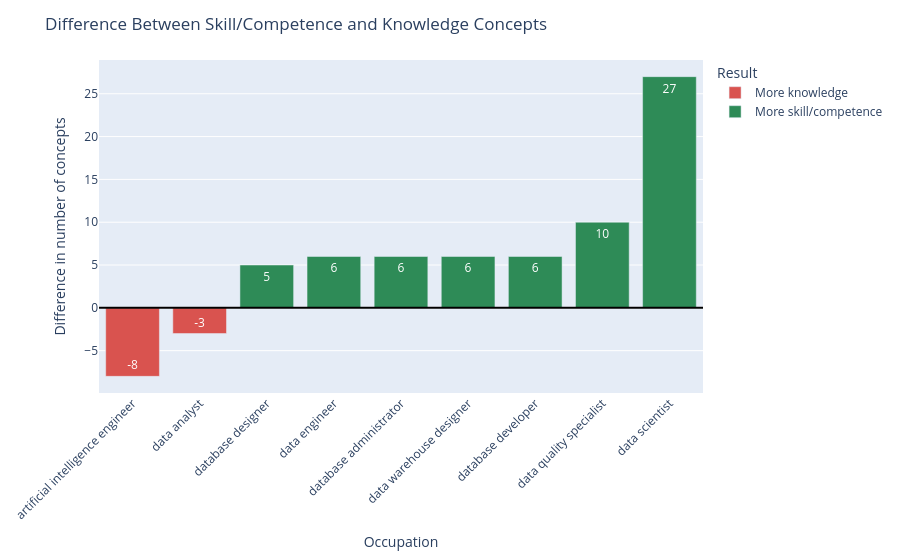

Notebook cell for this chart:
### Code cell
# Visualise the difference for every selected occupation

difference_chart_data = skill_type_comparison.sort_values(
    "difference"
)

fig = px.bar(
    difference_chart_data,
    x="occupation_name",
    y="difference",
    color="dominant_type",
    text="difference",
    title="Difference Between Skill/Competence and Knowledge Concepts",
    labels={
        "occupation_name": "Occupation",
        "difference": "Difference in number of concepts",
        "dominant_type": "Result"
    },
    color_discrete_map={
        "More skill/competence": "#2E8B57",
        "More knowledge": "#D9534F"
    }
)

fig.add_hline(y=0, line_color="black")

fig.update_layout(
    xaxis_tickangle=-45,
    margin=dict(t=60, l=30, r=30, b=160)
)

fig.show()

### Figure 1 — Plotly figure (JSON) as saved in the notebook; plotly's stock layout.template omitted (floating-point values rounded to 4 significant figures)
{"data": [{"hovertemplate": "Result=More knowledge<br>Occupation=%{x}<br>Difference in number of concepts=%{text}<extra></extra>", "legendgroup": "More knowledge", "marker": {"color": "#D9534F", "pattern": {"shape": ""}}, "name": "More knowledge", "orientation": "v", "showlegend": true, "text": [-8.0, -3.0], "textposition": "auto", "type": "bar", "x": ["artificial intelligence engineer", "data analyst"], "xaxis": "x", "y": [-8, -3], "yaxis": "y"}, {"hovertemplate": "Result=More skill/competence<br>Occupation=%{x}<br>Difference in number of concepts=%{text}<extra></extra>", "legendgroup": "More skill/competence", "marker": {"color": "#2E8B57", "pattern": {"shape": ""}}, "name": "More skill/competence", "orientation": "v", "showlegend": true, "text": [5.0, 6.0, 6.0, 6.0, 6.0, 10.0, 27.0], "textposition": "auto", "type": "bar", "x": ["database designer", "data engineer", "database administrator", "data warehouse designer", "database developer", "data quality specialist", "data scientist"], "xaxis": "x", "y": [5, 6, 6, 6, 6, 10, 27], "yaxis": "y"}], "layout": {"barmode": "relative", "legend": {"title": {"text": "Result"}, "tracegroupgap": 0}, "margin": {"b": 160, "l": 30, "r": 30, "t": 60}, "shapes": [{"line": {"color": "black"}, "type": "line", "x0": 0, "x1": 1, "xref": "x domain", "y0": 0, "y1": 0, "yref": "y"}], "title": {"text": "Difference Between Skill/Competence and Knowledge Concepts"}, "xaxis": {"anchor": "y", "domain": [0, 1], "tickangle": -45, "title": {"text": "Occupation"}}, "yaxis": {"anchor": "x", "domain": [0, 1], "title": {"text": "Difference in number of concepts"}}}}
